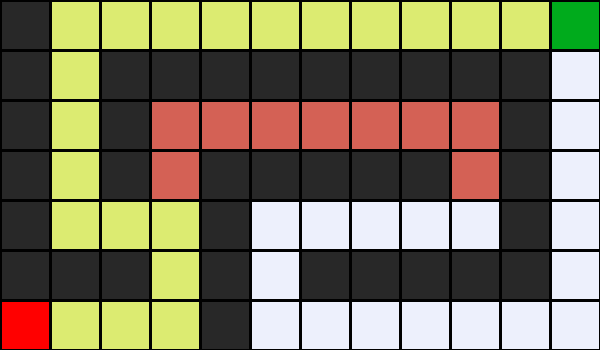

Write Python code to recreate this figure.
import sys
import numpy as np
class Node():
    def __init__(self, state, parent, action, distance=None, cost=0):
        self.state = state
        self.parent = parent
        self.action = action
        self.distance = distance
        self.cost = cost
# Build Frontier (ordered by efficiency) : Stack -> DFS, Queue -> BFS, PriorityQueue -> GBFS, A* Search
class StackFrontier():
    def __init__(self):
        self.frontier = []
    def add(self, node):
        self.frontier.append(node)
    def contain_state(self, state):
        return any(state == node.state for node in self.frontier)
    def empty(self):
        return len(self.frontier) == 0
    def remove(self):
        if self.empty():
            raise Exception('frontier empty')
        node = self.frontier[-1]
        self.frontier = self.frontier[:-1]
        return node
class QueueFrontier():
    def __init__(self):
        self.frontier = []
    def add(self, node):
        self.frontier.append(node)
    def contain_state(self, state):
        return any(state == node.state for node in self.frontier)
    def empty(self):
        return len(self.frontier) == 0
    def remove(self):
        if self.empty():
            raise Exception('frontier empty')
        node = self.frontier[0]
        self.frontier = self.frontier[1:]
        return node
class PriorityQueueFrontier():
    def __init__(self):
        self.frontier = []
    def BinarySearch(self, key, left, right):
        if left > right:
            return left
        mid = (left + right) // 2
        if key < (self.frontier[mid].distance + self.frontier[mid].cost):
            return self.BinarySearch(key, left, mid - 1)
        elif key > (self.frontier[mid].distance + self.frontier[mid].cost):
            return self.BinarySearch(key, mid + 1, right)
        return mid
    def add(self, node):
        if not self.frontier:
            self.frontier.append(node)
        else:
            # Tìm vị trí để chèn
            idx = self.BinarySearch(node.distance + node.cost, 0, len(self.frontier) - 1)
            self.frontier.insert(idx, node)
    def contain_state(self, state):
        return any(state == node.state for node in self.frontier)
    def empty(self):
        return len(self.frontier) == 0
    def remove(self):
        if self.empty():
            raise Exception("frontier empty")
        return self.frontier.pop(0)
# build heuristic function
            
class Maze():
    def __init__(self, filename):
        with open(filename) as f:
            contents = f.read()
        
        # validate start and goal
        if contents.count('A') != 1:
            raise Exception('must have exactly one start point')
        if contents.count('B') != 1:
            raise Exception('must have exactly one end point')
        # determine height and width of maze
        contents = contents.splitlines()
        self.height = len(contents)
        self.width = max(len(line) for line in contents)
        
        # keep track of wall
        self.wall = []
        for i in range (self.height):
            row = []
            for j in range (self.width):
                try:
                    if contents[i][j] == 'A':
                        self.start = (i, j)
                        row.append(False)
                    elif contents[i][j] == 'B':
                        self.goal = (i, j)
                        row.append(False)
                    elif contents[i][j] == ' ':
                        row.append(False)
                    else:
                        row.append(True)
                except IndexError:
                    row.append(False)
            self.wall.append(row)
        
        # create heuristic matrix
        # self.heuristic_matrix = np.zeros(shape=(self.height, self.width))
        # for i in range(self.height):
        #     for j in range(self.width):
        #         if not self.wall[i][j]:
        #             self.heuristic_matrix[i][j] = self.manhattanDistance(self.goal, (i, j))
        # initial solution
        self.solution = None
        
    @staticmethod
    def manhattanDistance(point1, point2):
        return abs(point1[0] - point2[0]) + abs(point1[1] - point2[1])
                    
    def print(self):
        solution = self.solution[1] if self.solution is not None else None
        print()
        for i, row in enumerate(self.wall):
            for j, col in enumerate(row):
                if col:
                    print('█', end='')
                elif (i, j) == self.start:
                    print('A', end='')
                elif (i, j) == self.goal:
                    print('B', end='')
                elif solution is not None and (i, j) in solution:
                    print('*', end='')
                else:
                    print(' ', end='')
            print()
        print()
    def neighbors(self, state):
        row, col = state
        candidates = [
            ("up", (row-1, col)),
            ("down", (row+1, col)),
            ("left", (row, col-1)),
            ("right", (row, col+1))
        ]
        result = []
        for action, (r, c) in candidates:
            if 0 <= r < self.height and 0 <= c < self.width and not self.wall[r][c]:
                result.append((action, (r,c)))
        return result
    def solve(self):        
        # keep track of number of explored
        self.num_explored = 0
        # initialize the frontier
        start = Node(state=self.start, parent=None, action=None)
        frontier = PriorityQueueFrontier()
        frontier.add(start)
        # initialize the explored
        self.explored = set()
        
        while True:
            if frontier.empty():
                raise Exception('no solution')
            # remove node and +1 num_explored
            node = frontier.remove()
            self.num_explored += 1
            
            if node.state == self.goal:
                actions = []
                cells = []
                while node.parent is not None:
                    actions.append(node.action)
                    cells.append(node.state)
                    node = node.parent
                actions.reverse()
                cells.reverse()
                self.solution = (actions, cells)
                return
            # mark node as explored
            self.explored.add(node.state)
            # find neightbors
            for action, state in self.neighbors(node.state):
                if not frontier.contain_state(state) and state not in self.explored:
                    child = Node(state=state, parent=node, action=action, distance=self.manhattanDistance(self.goal, state), cost=node.cost + 1)
                    frontier.add(child)
            
    def output_image(self, show_solution=True, show_explored=False):
        from PIL import Image, ImageDraw
        import matplotlib.pyplot as plt
        cell_size = 50
        cell_border = 2

        # Create a blank canvas
        img = Image.new(
            "RGBA",
            (self.width * cell_size, self.height * cell_size),
            "black"
        )
        draw = ImageDraw.Draw(img)

        solution = self.solution[1] if self.solution is not None else None
        for i, row in enumerate(self.wall):
            for j, col in enumerate(row):

                # Walls
                if col:
                    fill = (40, 40, 40)

                # Start
                elif (i, j) == self.start:
                    fill = (255, 0, 0)

                # Goal
                elif (i, j) == self.goal:
                    fill = (0, 171, 28)

                # Solution
                elif solution is not None and show_solution and (i, j) in solution:
                    fill = (220, 235, 113)

                # Explored
                elif solution is not None and show_explored and (i, j) in self.explored:
                    fill = (212, 97, 85)

                # Empty cell
                else:
                    fill = (237, 240, 252)

                # Draw cell
                draw.rectangle(
                    ([(j * cell_size + cell_border, i * cell_size + cell_border),
                      ((j + 1) * cell_size - cell_border, (i + 1) * cell_size - cell_border)]),
                    fill=fill
                )

        plt.figure(figsize=(self.width, self.height))
        plt.imshow(img)
        plt.axis('off')  # Turn off axis
        plt.show()


if len(sys.argv) != 2:
    sys.exit("Usage: python maze.py maze.txt")

m = Maze(sys.argv[1])
print("Maze:")
m.print()
print("Solving...")
m.solve()
print("States Explored:", m.num_explored)
print("Solution:")
m.print()
m.output_image(show_explored=True)
